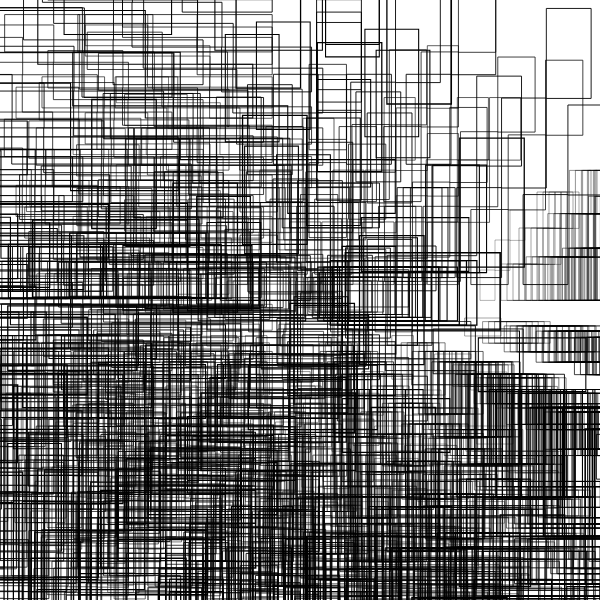
Frame 1 (no input)
Frame 60 (no input): identical to frame 1, image omitted
Frame 120 (the mouse pressed at the canvas centre since frame 60): identical to frame 1, image omitted

The p5.js sketch that drew this single still picture (run headless with seeded random() and noise() and a simulated clock; from frame 60 on, the mouse is pressed at the canvas centre):

// p5.js sketch
// ── sketch.js


let premise = 'R';
let rules = {
R: 'f[fRRR]>[+fR]',

}


let length = 50;
let angle = 90;

function setup() {
  createCanvas(600, 600);
  angleMode(DEGREES);
  bigRule = resolveRules(premise, rules, 5);
  print(bigRule);
  
}

function draw() {
  background('white');
  stroke('black');
  strokeWeight(1);
  noFill();
  translate(width / 2, height / 2);
  rotate(-90);
  scale(0.3);

  drawShape(bigRule);
   // angle += 1;
  // length += 0.1;
}

function resolveRules(startRule, rules, depth) {
  let endRule = '';
  for (let currentLetter of startRule) {
    if (currentLetter in rules) {
      endRule += rules[currentLetter];
    } else {
      endRule += currentLetter;
    }
  }
  if (depth >= 1) {
    endRule = resolveRules(endRule, rules, depth - 1);
  }
  return endRule;
}


function drawShape(rule)  {
  for (let c of rule) {
    if (c === 'F') {
      line(0, 0, length, 0);
      translate(length, 0);
    } else if (c === 'R') {
      rect(0, 0, length*2, length);
      translate(length*2, length);
    } else if (c === 'D') {
      line(0, 0, length * 4, 0);
      translate(length, 0);
    } else if (c === 'f') {
      translate(0, length, 0);
    } else if (c === '+') {
      rotate(angle);
    } else if (c === '-') {
      rotate(-angle);
    } else if (c === '[') {
      push();
    } else if (c === ']') {
      pop();
    } else if (c === '>') {
      scale(1.2);
    } else if (c === '<') {
      scale(0.8);
   
    }
  }
}
